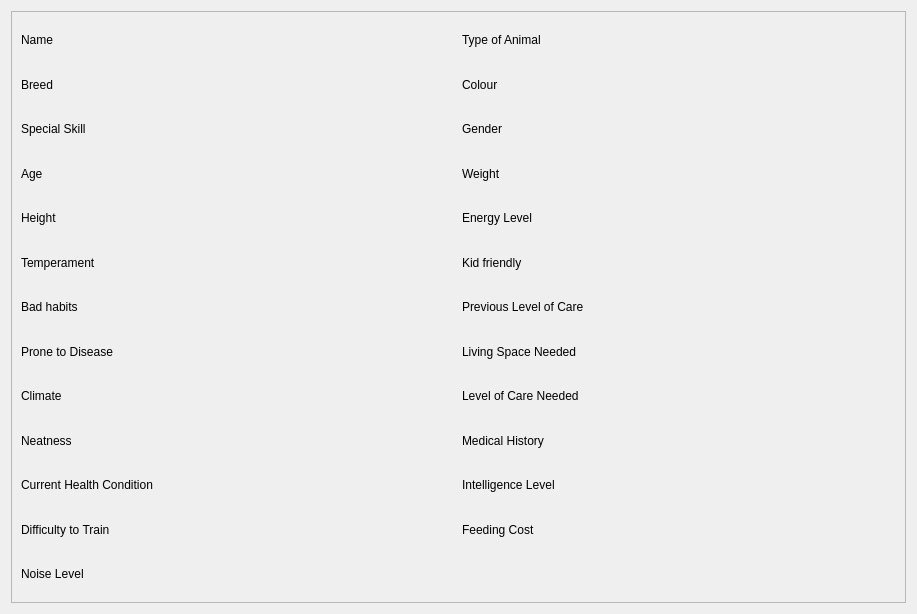
<?xml version="1.0" encoding="UTF-8"?>
<ui version="4.0">
 <class>AnimalProfileDialog</class>
 <widget class="QDialog" name="AnimalProfileDialog">
  <property name="geometry">
   <rect>
    <x>0</x>
    <y>0</y>
    <width>917</width>
    <height>614</height>
   </rect>
  </property>
  <property name="windowTitle">
   <string>Dialog</string>
  </property>
  <layout class="QGridLayout" name="gridLayout">
   <item row="0" column="0">
    <widget class="QScrollArea" name="scrollArea">
     <property name="widgetResizable">
      <bool>true</bool>
     </property>
     <widget class="QWidget" name="scrollAreaWidgetContents_3">
      <property name="geometry">
       <rect>
        <x>0</x>
        <y>0</y>
        <width>897</width>
        <height>594</height>
       </rect>
      </property>
      <layout class="QGridLayout" name="gridLayout_2">
       <item row="7" column="0">
        <widget class="QLabel" name="height">
         <property name="text">
          <string>Height</string>
         </property>
        </widget>
       </item>
       <item row="4" column="0">
        <widget class="QLabel" name="special_skill">
         <property name="text">
          <string>Special Skill</string>
         </property>
        </widget>
       </item>
       <item row="18" column="0">
        <widget class="QLabel" name="current_health_condition">
         <property name="text">
          <string>Current Health Condition</string>
         </property>
        </widget>
       </item>
       <item row="0" column="1">
        <widget class="QLabel" name="type_of_animal">
         <property name="text">
          <string>Type of Animal</string>
         </property>
        </widget>
       </item>
       <item row="11" column="1">
        <widget class="QLabel" name="previous_level_of_care">
         <property name="text">
          <string>Previous Level of Care</string>
         </property>
        </widget>
       </item>
       <item row="17" column="0">
        <widget class="QLabel" name="neatness">
         <property name="text">
          <string>Neatness</string>
         </property>
        </widget>
       </item>
       <item row="13" column="0">
        <widget class="QLabel" name="prone_to_disease">
         <property name="text">
          <string>Prone to Disease</string>
         </property>
        </widget>
       </item>
       <item row="4" column="1">
        <widget class="QLabel" name="gender">
         <property name="text">
          <string>Gender</string>
         </property>
        </widget>
       </item>
       <item row="17" column="1">
        <widget class="QLabel" name="medical_history">
         <property name="text">
          <string>Medical History</string>
         </property>
        </widget>
       </item>
       <item row="10" column="1">
        <widget class="QLabel" name="kid_friendly">
         <property name="text">
          <string>Kid friendly</string>
         </property>
        </widget>
       </item>
       <item row="11" column="0">
        <widget class="QLabel" name="bad_habits">
         <property name="text">
          <string>Bad habits</string>
         </property>
        </widget>
       </item>
       <item row="0" column="0">
        <widget class="QLabel" name="name">
         <property name="text">
          <string>Name</string>
         </property>
        </widget>
       </item>
       <item row="2" column="1">
        <widget class="QLabel" name="colour">
         <property name="text">
          <string>Colour</string>
         </property>
        </widget>
       </item>
       <item row="6" column="0">
        <widget class="QLabel" name="age">
         <property name="text">
          <string>Age</string>
         </property>
        </widget>
       </item>
       <item row="15" column="0">
        <widget class="QLabel" name="climate">
         <property name="text">
          <string>Climate</string>
         </property>
        </widget>
       </item>
       <item row="2" column="0">
        <widget class="QLabel" name="breed">
         <property name="text">
          <string>Breed</string>
         </property>
        </widget>
       </item>
       <item row="10" column="0">
        <widget class="QLabel" name="temperament">
         <property name="text">
          <string>Temperament</string>
         </property>
        </widget>
       </item>
       <item row="6" column="1">
        <widget class="QLabel" name="weight">
         <property name="text">
          <string>Weight</string>
         </property>
        </widget>
       </item>
       <item row="7" column="1">
        <widget class="QLabel" name="energy_level">
         <property name="text">
          <string>Energy Level</string>
         </property>
        </widget>
       </item>
       <item row="13" column="1">
        <widget class="QLabel" name="living_space_needed">
         <property name="text">
          <string>Living Space Needed</string>
         </property>
        </widget>
       </item>
       <item row="15" column="1">
        <widget class="QLabel" name="level_of_care_needed">
         <property name="text">
          <string>Level of Care Needed</string>
         </property>
        </widget>
       </item>
       <item row="18" column="1">
        <widget class="QLabel" name="intelligence_level">
         <property name="text">
          <string>Intelligence Level</string>
         </property>
        </widget>
       </item>
       <item row="19" column="0">
        <widget class="QLabel" name="difficulty_to_train">
         <property name="text">
          <string>Difficulty to Train</string>
         </property>
        </widget>
       </item>
       <item row="19" column="1">
        <widget class="QLabel" name="feeding_cost">
         <property name="text">
          <string>Feeding Cost</string>
         </property>
        </widget>
       </item>
       <item row="20" column="0">
        <widget class="QLabel" name="noise_level">
         <property name="text">
          <string>Noise Level</string>
         </property>
        </widget>
       </item>
      </layout>
     </widget>
    </widget>
   </item>
  </layout>
 </widget>
 <resources/>
 <connections/>
</ui>
